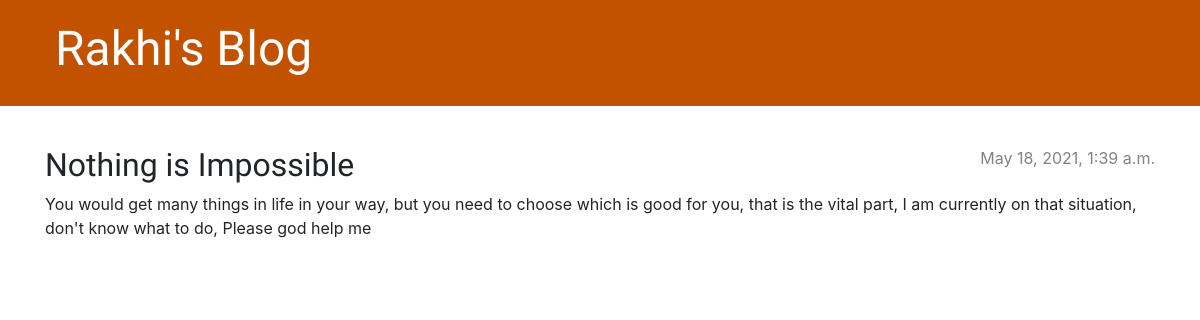
The app's page /post/2/ with its own data.
### blog/models.py (models this page shows, shortened)
class POST(models.Model):
    author = models.ForeignKey(settings.AUTH_USER_MODEL,on_delete=models.CASCADE)
    title = models.CharField(max_length=200)
    text = models.TextField()
    created_date = models.DateTimeField(default=timezone.now)
    published_date = models.DateTimeField(blank=True, null=True)

### blog/views.py (the view)
# urls.py: path('post/<int:pk>/',post_detail, name='post_detail'),
def post_detail(request, pk):
    post = get_object_or_404(POST, pk=pk)
    return render(request, 'blog/post_detail.html',{'post': post})

### blog/templates/blog/post_detail.html (shortened to what this page needs)
{% extends 'blog/base.html' %}
{% block content %}
    <article class="post">
        {% if post.published_date %}
            <div class="date">
                {{ post.published_date }}
            </div>
        {% else %}
            <a class="btn btn-default" href="{% url 'post_publish' pk=post.pk %}">Publish</a>
        {% endif %}
        <h2>{{ post.title }}</h2>
        <p>{{ post.text|linebreaksbr }}</p>
    </article>
{% endblock %}

### blog/static/css/blog.css (style rules this page uses)
h1, h2, h3, h4 { font-family: 'Lobster', cursive; }
.date { color: #828282; }
.post { margin-bottom: 70px; }
.post>.date, .post>.actions { float: right; }

### records on screen
POST: published_date "May 18, 2021, 1:39 a.m.", title "Nothing is Impossible", text "You would get many things in life in your way, but you need to choose which is good for you, that is the vital part, I am currently on that situation, don't know what to do, Please god help me"
